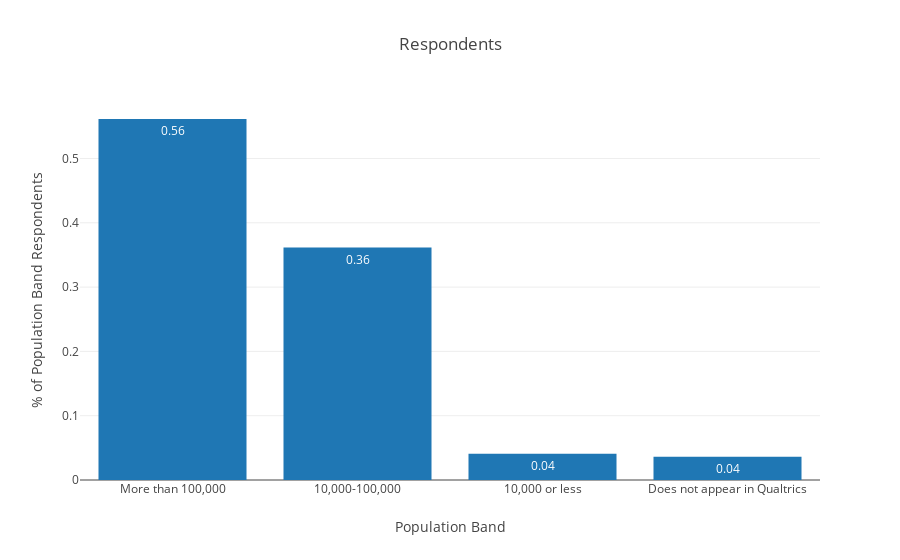

The code cell stored with this chart in its notebook:
### Markdown cell above
### Population Served

### Code cell
genericBar_Plot(wkgdf['Population Band'].value_counts(),
                title='Respondents')

### Figure 1 — Plotly figure (JSON) as saved in the notebook; plotly's stock layout.template omitted (floating-point values rounded to 4 significant figures)
{"data": [{"text": [0.56, 0.36, 0.04, 0.04], "textposition": "auto", "type": "bar", "uid": "8d59359d-66f7-4bc1-914b-d6111e3d46ac", "x": ["More than 100,000", "10,000-100,000", "10,000 or less", "Does not appear in Qualtrics"], "y": [0.5614, 0.3614, 0.04096, 0.03614]}], "layout": {"title": {"text": "Respondents"}, "xaxis": {"title": {"text": "Population Band"}}, "yaxis": {"title": {"text": "% of Population Band Respondents"}}}}
